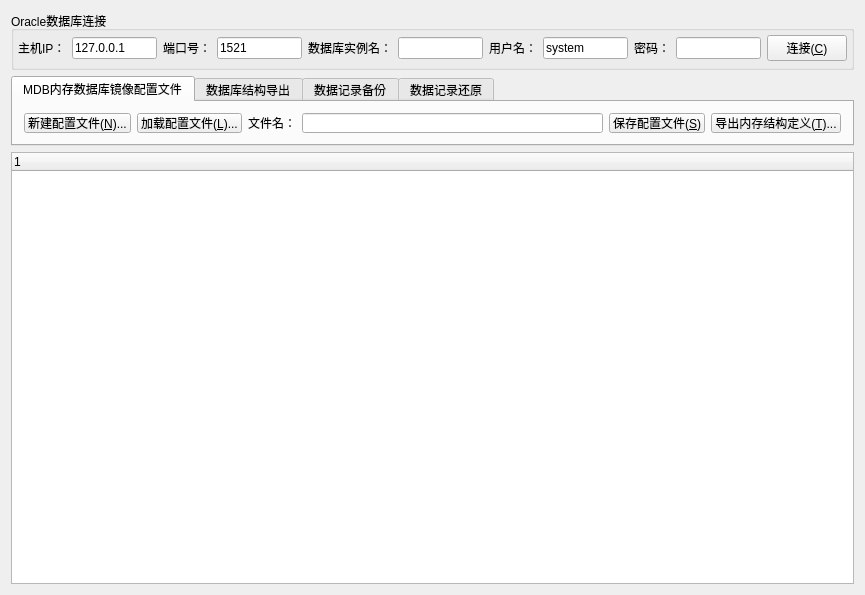
<?xml version="1.0" encoding="UTF-8"?>
<ui version="4.0">
 <class>view_oracle_mdbcfg</class>
 <widget class="QWidget" name="view_oracle_mdbcfg">
  <property name="geometry">
   <rect>
    <x>0</x>
    <y>0</y>
    <width>865</width>
    <height>595</height>
   </rect>
  </property>
  <property name="windowTitle">
   <string>view_mysql_mdbcfg</string>
  </property>
  <layout class="QVBoxLayout" name="verticalLayout">
   <item>
    <widget class="QGroupBox" name="groupBox">
     <property name="maximumSize">
      <size>
       <width>16777215</width>
       <height>60</height>
      </size>
     </property>
     <property name="title">
      <string>Oracle数据库连接</string>
     </property>
     <layout class="QHBoxLayout" name="horizontalLayout_4">
      <property name="leftMargin">
       <number>4</number>
      </property>
      <property name="topMargin">
       <number>4</number>
      </property>
      <property name="rightMargin">
       <number>4</number>
      </property>
      <property name="bottomMargin">
       <number>6</number>
      </property>
      <item>
       <widget class="QLabel" name="label">
        <property name="text">
         <string>主机IP：</string>
        </property>
       </widget>
      </item>
      <item>
       <widget class="QLineEdit" name="lineEdit_IP">
        <property name="text">
         <string>127.0.0.1</string>
        </property>
       </widget>
      </item>
      <item>
       <widget class="QLabel" name="label_3">
        <property name="text">
         <string>端口号：</string>
        </property>
       </widget>
      </item>
      <item>
       <widget class="QLineEdit" name="lineEdit_Port">
        <property name="text">
         <string>1521</string>
        </property>
       </widget>
      </item>
      <item>
       <widget class="QLabel" name="label_2">
        <property name="text">
         <string>数据库实例名：</string>
        </property>
       </widget>
      </item>
      <item>
       <widget class="QLineEdit" name="lineEdit_DbName"/>
      </item>
      <item>
       <widget class="QLabel" name="label_4">
        <property name="text">
         <string>用户名：</string>
        </property>
       </widget>
      </item>
      <item>
       <widget class="QLineEdit" name="lineEdit_User">
        <property name="text">
         <string>system</string>
        </property>
       </widget>
      </item>
      <item>
       <widget class="QLabel" name="label_5">
        <property name="text">
         <string>密码：</string>
        </property>
       </widget>
      </item>
      <item>
       <widget class="QLineEdit" name="lineEdit_Password">
        <property name="inputMask">
         <string/>
        </property>
        <property name="echoMode">
         <enum>QLineEdit::Password</enum>
        </property>
       </widget>
      </item>
      <item>
       <widget class="QPushButton" name="pushButton_ConnDB">
        <property name="text">
         <string>连接(&amp;C)</string>
        </property>
        <property name="icon">
         <iconset>
          <normaloff>:/ssp_assist/Resources/NET08.ICO</normaloff>:/ssp_assist/Resources/NET08.ICO</iconset>
        </property>
       </widget>
      </item>
     </layout>
    </widget>
   </item>
   <item>
    <widget class="QTabWidget" name="tabWidget">
     <property name="maximumSize">
      <size>
       <width>16777215</width>
       <height>70</height>
      </size>
     </property>
     <property name="currentIndex">
      <number>0</number>
     </property>
     <widget class="QWidget" name="tab">
      <attribute name="title">
       <string>MDB内存数据库镜像配置文件</string>
      </attribute>
      <layout class="QGridLayout" name="gridLayout_3">
       <item row="0" column="1">
        <widget class="QPushButton" name="pushButton_LoadCfg">
         <property name="text">
          <string>加载配置文件(&amp;L)...</string>
         </property>
         <property name="icon">
          <iconset>
           <normaloff>:/ssp_assist/Resources/open_16.png</normaloff>:/ssp_assist/Resources/open_16.png</iconset>
         </property>
        </widget>
       </item>
       <item row="0" column="2">
        <widget class="QLabel" name="label_9">
         <property name="text">
          <string>文件名：</string>
         </property>
        </widget>
       </item>
       <item row="0" column="4">
        <widget class="QPushButton" name="pushButton_SaveCfg">
         <property name="text">
          <string>保存配置文件(&amp;S)</string>
         </property>
         <property name="icon">
          <iconset>
           <normaloff>:/ssp_assist/Resources/save.gif</normaloff>:/ssp_assist/Resources/save.gif</iconset>
         </property>
        </widget>
       </item>
       <item row="0" column="5">
        <widget class="QPushButton" name="pushButton_ExportStruct">
         <property name="text">
          <string>导出内存结构定义(&amp;T)...</string>
         </property>
         <property name="icon">
          <iconset>
           <normaloff>:/ssp_assist/Resources/export2.gif</normaloff>:/ssp_assist/Resources/export2.gif</iconset>
         </property>
        </widget>
       </item>
       <item row="0" column="3">
        <widget class="QLineEdit" name="lineEdit_CfgFile">
         <property name="readOnly">
          <bool>true</bool>
         </property>
        </widget>
       </item>
       <item row="0" column="0">
        <widget class="QPushButton" name="pushButton_NewCfg">
         <property name="text">
          <string>新建配置文件(&amp;N)...</string>
         </property>
         <property name="icon">
          <iconset>
           <normaloff>:/ssp_assist/Resources/20070402165925169.gif</normaloff>:/ssp_assist/Resources/20070402165925169.gif</iconset>
         </property>
        </widget>
       </item>
      </layout>
     </widget>
     <widget class="QWidget" name="tab_2">
      <attribute name="title">
       <string>数据库结构导出</string>
      </attribute>
      <layout class="QHBoxLayout" name="horizontalLayout">
       <item>
        <widget class="QPushButton" name="pushButton_ExportSQL_MYSQL">
         <property name="text">
          <string>导出MySQL格式SQL文件(&amp;Y)...</string>
         </property>
         <property name="icon">
          <iconset>
           <normaloff>:/ssp_assist/Resources/export2.gif</normaloff>:/ssp_assist/Resources/export2.gif</iconset>
         </property>
        </widget>
       </item>
       <item>
        <widget class="QPushButton" name="pushButton_ExportSQL">
         <property name="text">
          <string>导出MDB内存库格式SQL文件(&amp;M)...</string>
         </property>
         <property name="icon">
          <iconset>
           <normaloff>:/ssp_assist/Resources/export2.gif</normaloff>:/ssp_assist/Resources/export2.gif</iconset>
         </property>
        </widget>
       </item>
       <item>
        <widget class="QPushButton" name="pushButton_ExportSQL_ORACLE">
         <property name="text">
          <string>导出Oracle格式SQL文件(&amp;Y)...</string>
         </property>
         <property name="icon">
          <iconset>
           <normaloff>:/ssp_assist/Resources/export2.gif</normaloff>:/ssp_assist/Resources/export2.gif</iconset>
         </property>
        </widget>
       </item>
       <item>
        <spacer name="horizontalSpacer">
         <property name="orientation">
          <enum>Qt::Horizontal</enum>
         </property>
         <property name="sizeHint" stdset="0">
          <size>
           <width>220</width>
           <height>20</height>
          </size>
         </property>
        </spacer>
       </item>
      </layout>
     </widget>
     <widget class="QWidget" name="tab_3">
      <attribute name="title">
       <string>数据记录备份</string>
      </attribute>
      <layout class="QHBoxLayout" name="horizontalLayout_2">
       <item>
        <widget class="QPushButton" name="pushButton_ExportData_SDB">
         <property name="text">
          <string>备份数据记录为SDB格式(&amp;B)...</string>
         </property>
         <property name="icon">
          <iconset>
           <normaloff>:/ssp_assist/Resources/save.gif</normaloff>:/ssp_assist/Resources/save.gif</iconset>
         </property>
        </widget>
       </item>
       <item>
        <spacer name="horizontalSpacer_2">
         <property name="orientation">
          <enum>Qt::Horizontal</enum>
         </property>
         <property name="sizeHint" stdset="0">
          <size>
           <width>624</width>
           <height>20</height>
          </size>
         </property>
        </spacer>
       </item>
      </layout>
     </widget>
     <widget class="QWidget" name="tab_4">
      <attribute name="title">
       <string>数据记录还原</string>
      </attribute>
      <layout class="QHBoxLayout" name="horizontalLayout_3">
       <item>
        <widget class="QCheckBox" name="checkBox_TrunkTabAtRest">
         <property name="text">
          <string>还原前清除原有记录(&amp;R)</string>
         </property>
         <property name="checked">
          <bool>true</bool>
         </property>
        </widget>
       </item>
       <item>
        <widget class="QPushButton" name="pushButton_ImportData_SDB">
         <property name="text">
          <string>从SDB格式文件还原数据记录(&amp;B)...</string>
         </property>
         <property name="icon">
          <iconset>
           <normaloff>:/ssp_assist/Resources/open_16.png</normaloff>:/ssp_assist/Resources/open_16.png</iconset>
         </property>
        </widget>
       </item>
       <item>
        <spacer name="horizontalSpacer_3">
         <property name="orientation">
          <enum>Qt::Horizontal</enum>
         </property>
         <property name="sizeHint" stdset="0">
          <size>
           <width>600</width>
           <height>20</height>
          </size>
         </property>
        </spacer>
       </item>
      </layout>
     </widget>
    </widget>
   </item>
   <item>
    <widget class="QTreeWidget" name="treeWidget">
     <property name="midLineWidth">
      <number>0</number>
     </property>
     <property name="alternatingRowColors">
      <bool>true</bool>
     </property>
     <property name="animated">
      <bool>true</bool>
     </property>
     <column>
      <property name="text">
       <string/>
      </property>
     </column>
    </widget>
   </item>
  </layout>
 </widget>
 <layoutdefault spacing="6" margin="11"/>
 <resources/>
 <connections/>
</ui>
